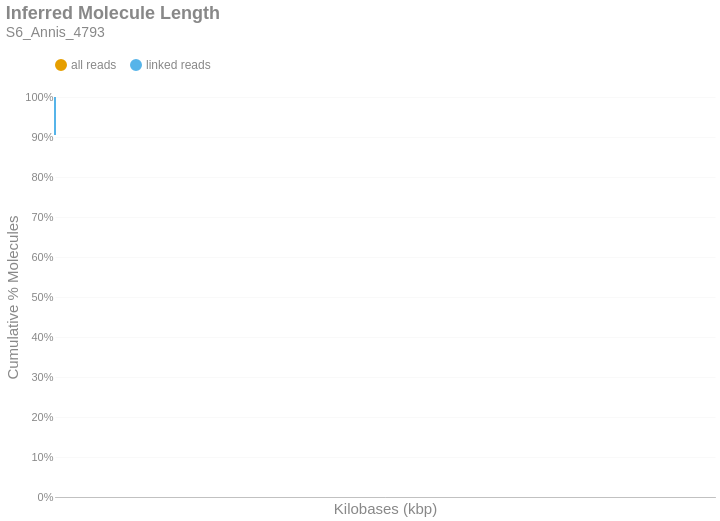

The notebook cell saved with this chart:
### Markdown cell above
### Inferred Molecule Length
This is the cumulative frequency distribution of molecule lengths inferred from the first and last alignment positions along a contig for all alignments associated with a single linked-read barcode on a given contig.There are two distributions: one with `all` the alignments (yellow) and another with only `linked reads` (blue). The percent of molecules in the `linked reads` distribution is relative to the total number of linked molecules.

### Code cell
if SKIPLR:
    print_html(f"Skipped")
else:
    binned_df = consolidated_hist(valids['length_inferred']/1000, mask, 10, True)
    binned_df = binned_df.with_columns(
        pl.when(pl.col('bin').cast(pl.Utf8) == '0').then(pl.lit('1')).otherwise(pl.col('bin').cast(pl.Utf8)).alias('bin')
    )
    with SafeRender(binned_df):
        (
            density_plot(binned_df, 'Inferred Molecule Length', samplename, 'inferredlen')
            .transform_calculate(bin_kb='datum.bin / 1000')
            .encode(
                x=alt.X('bin_kb:Q', title="Kilobases (kbp)").scale(type='log', padding=0).axis(labelAngle=-40),
                y=alt.Y('value:Q', title='Cumulative % Molecules')
                    .axis(format='%')
                    .stack(False)
                    .scale(domainMin=0, domainMax=1,padding=0),
                color=alt.Color("key:N").scale(domain = ["all reads", "linked reads"]),
                tooltip = [
                    alt.Tooltip("key:N", title = "Data Type"),
                    alt.Tooltip("range_label:N", title="Kilobases"),
                    alt.Tooltip("value:Q", format = ".2%", title="% Molecules (Cum.)")
                ]
            )
        ).display()

### Figure 1 — Vega-Lite specification as saved in the notebook (floating-point values rounded to 4 significant figures; data arrays with more than 128 entries replaced by an {"elided": "..."} marker saying what was removed)
{"width": "container", "height": 400, "config": {"title": {"anchor": "start", "dy": -15, "fontSize": 18, "color": "#888888", "subtitleColor": "#888888", "subtitleFontSize": 14}, "arc": {"fill": "#0072B2"}, "axis": {"domainColor": "#888888", "domainWidth": 0.5, "gridWidth": 0.2, "grid": false, "titleFontWeight": 400, "titleFontSize": 15, "labelFontSize": 11, "labelColor": "#888888", "tickColor": "#888888", "tickWidth": 0.2, "titleColor": "#888888"}, "axisBand": {"grid": false}, "axisX": {"grid": true, "tickSize": 10, "domainCap": "round"}, "axisY": {"domain": false, "grid": true, "tickSize": 0, "domainCap": "round"}, "background": "transparent", "header": {"labelFontSize": 15, "labelColor": "#888888", "titleFontSize": 15, "titleFontWeight": 600, "titleColor": "#888888"}, "legend": {"labelFont": "sans-serif", "labelFontSize": 12, "labelColor": "#888888", "symbolSize": 100, "symbolType": "circle", "titleFontSize": 12, "titlePadding": 10, "titleColor": "#888888", "title": null, "orient": "top"}, "range": {"category": ["#E69F00", "#56B4E9", "#009E73", "#F0E442", "#0072B2", "#D55E00", "#CC79A7", "#000000"], "diverging": ["#cfe8f3", "#a2d4ec", "#73bfe2", "#46abdb", "#1696d2", "#12719e"]}, "area": {"fill": "#0072B2", "fillOpacity": 0.7, "line": true, "strokeOpacity": 0.7}, "line": {"color": "#0072B2", "stroke": "#0072B2", "strokeWidth": 2}, "trail": {"color": "#0072B2", "stroke": "#0072B2", "strokeWidth": 0, "size": 1}, "point": {"filled": true, "fillOpacity": 1.0, "size": 95}, "text": {"color": "#888888", "fontSize": 11, "align": "right", "fontWeight": 400, "size": 11}, "bar": {"fill": "#0072B2", "stroke": null}, "view": {"stroke": null, "continuousWidth": 660, "continuousHeight": 400}}, "data": {"name": "data-7780110b40a27ba8f9971e5cb3331426"}, "mark": {"type": "line", "interpolate": "monotone", "point": {"opacity": 0, "size": 275}}, "encoding": {"color": {"field": "key", "scale": {"domain": ["all reads", "linked reads"]}, "type": "nominal"}, "tooltip": [{"field": "key", "title": "Data Type", "type": "nominal"}, {"field": "range_label", "title": "Kilobases", "type": "nominal"}, {"field": "value", "format": ".2%", "title": "% Molecules (Cum.)", "type": "quantitative"}], "x": {"axis": {"labelAngle": -40}, "field": "bin_kb", "scale": {"type": "log", "padding": 0}, "title": "Kilobases (kbp)", "type": "quantitative"}, "y": {"axis": {"format": "%"}, "field": "value", "scale": {"domainMin": 0, "domainMax": 1, "padding": 0}, "stack": false, "title": "Cumulative % Molecules", "type": "quantitative"}}, "params": [{"name": "param_c36ac31b6afebe62", "select": {"type": "point", "fields": ["key"]}, "bind": "legend"}], "title": {"text": "Inferred Molecule Length", "subtitle": "S6_Annis_4793"}, "transform": [{"fold": ["all reads (cumsum)", "linked reads (cumsum)"]}, {"calculate": "replace(datum.key, ' (cumsum)', '')", "as": "key"}, {"filter": {"param": "param_c36ac31b6afebe62"}}, {"calculate": "datum.bin / 1000", "as": "bin_kb"}], "usermeta": {"embedOptions": {"downloadFileName": "S6_Annis_4793.inferredlen"}}, "$schema": "https://vega.github.io/schema/vega-lite/v6.1.0.json", "datasets": {"data-7780110b40a27ba8f9971e5cb3331426": {"elided": "738 records"}}}
